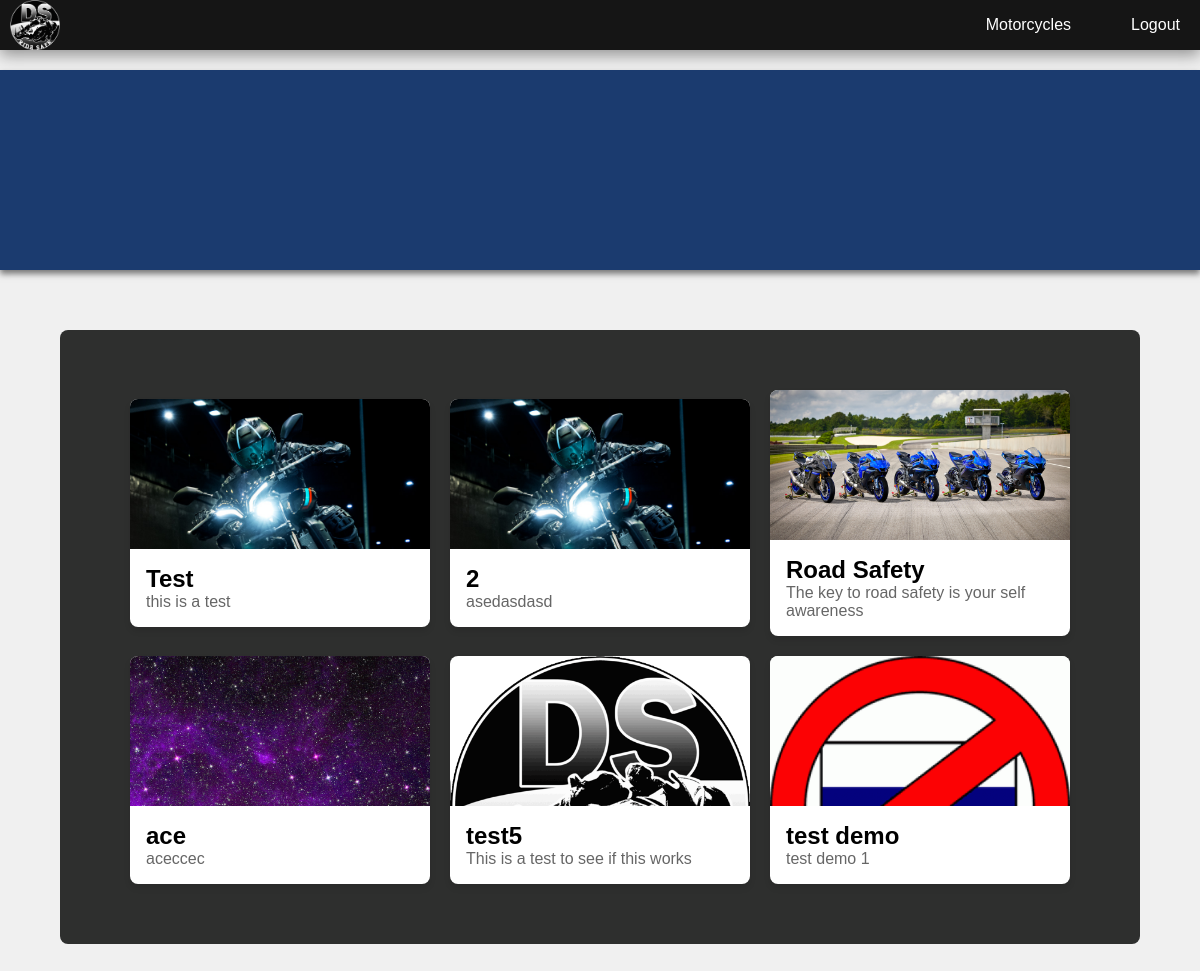
The page /homepage.php (signed in) on the database its author committed.
### tables this page shows
CREATE TABLE `contentbox` (
  `id` int(11) NOT NULL,
  `title` varchar(255) NOT NULL,
  `text` text NOT NULL
);

### homepage.php (the view, shortened to what this page needs)
<?php
require_once('template.php');
require_once('header.php');
?>
<div class="banner">
</div>
<div class="article">
  <?php
$db = new Database;
$pdo = $db->getPDO();
$sql = "SELECT DISTINCT contentbox.id, contentbox.title, contentbox.text, images.path_image
        FROM contentbox
        INNER JOIN images ON contentbox.id = images.content_id";
$content = $pdo->query($sql);
if (!$content) {
    echo '<p>No listings found.</p>';
} else {
    echo '<div class="card-container">';
    while ($item = $content->fetch(PDO::FETCH_ASSOC)) {
        echo '<div class="card">
            <a href="admin.php" class="links">
            <div class="imagecap">
                <img src="' . $item['path_image'] . '" alt="' . $item['title'] . '">
            </div>
            <div class="info">
                <h2 class="title">' . $item['title'] . '</h2>
                <p class="text">' . $item['text'] . '</p>
            </div>
            </a>
        </div>';
    }
    echo '</div>';
}
?>
</div>
</body>
</html>

### Styling/header.css (style rules this page uses)
* { margin: 0; padding: 0; box-sizing: border-box; }
a { text-decoration: none; color: rgb(255, 255, 255); }

### Styling/motorcycles.css (style rules this page uses)
* { margin: 0; padding: 0; box-sizing: border-box; }

### Styling/register.css (style rules this page uses)
body { font-family: Arial, sans-serif; background-color: #f0f0f0; margin: 0; padding: 0; }

### Styling/homepage.css (style rules this page uses)
.card-container { display: flex; flex-wrap: wrap; justify-content: center; align-items: center; gap: 20px; }
.card { background-color: #fff; box-shadow: 0 4px 6px rgba(0, 0, 0, 0.1); border-radius: 8px; overflow: hidden; transition: transform 0.2s; width: 300px; display: flex; flex-direction: column; }
.imagecap { max-height: 150px; overflow: hidden; }
.imagecap img { width: 100%; height: auto; object-fit: cover; }
.info { padding: 16px; }
.title { font-size: 1.5rem; margin: 0; }
.text { font-size: 1rem; color: #666; }
.links { color: #000; text-decoration: none; }
.banner { width: auto; height: 200px; background-color: rgb(27, 59, 111); margin-bottom: 20px ; margin-top: 20px; box-shadow: 0 4px 6px rgba(0, 0, 0, 0.5); }
.article { background-color: rgb(46, 47, 46); padding: 5%; margin: 5%; border-radius: 8px; }

### rows shown on the page
contentbox: title "Test", text "this is a test"
contentbox: title "2", text "asedasdasd"
contentbox: shows a picture, title "Road Safety", text "The key to road safety is your self awareness"
contentbox: shows a picture, title "ace", text "aceccec"
contentbox: shows a picture, title "test5", text "This is a test to see if this works"
contentbox: shows a picture, title "test demo", text "test demo 1"
